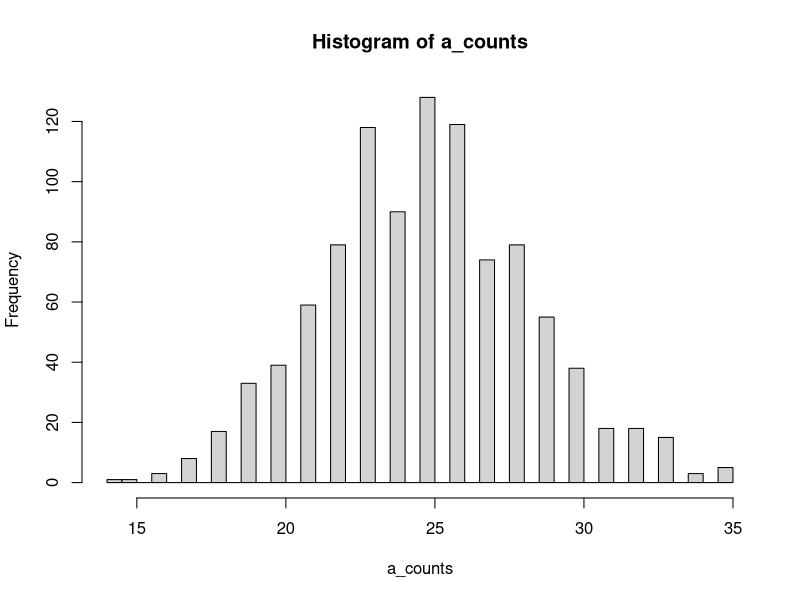
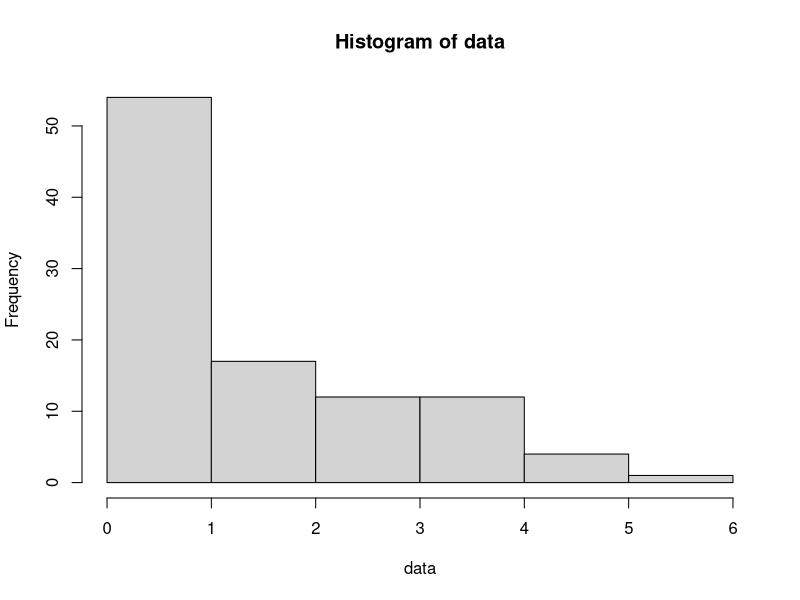

These figures' R source, in order:
## ---- chunk 1
deck <- c(rep('a',50),rep('b',35),rep('c',15))
## ---- chunk 2
table(sample(deck,1000,replace=TRUE))
## ---- chunk 3
draw_sample <- function(n) {
  my_sample <- sample(deck,n,replace=TRUE)
  return(length(which(my_sample=='a')))
}
## ---- chunk 4
a_counts <- sapply(rep(50,1000),draw_sample)
hist(a_counts,breaks=30)
## ---- chunk 5
length(which(a_counts>30))/length(a_counts)
## ---- chunk 6
length(which(a_counts<= 16))/length(a_counts)
## ---- chunk 7
# sum(dbinom(0:6,70,0.15))
pbinom(6,70,0.15)
## ---- chunk 8
0.15*70
# mean(rbinom(1000,70,0.15))
## ---- chunk 9
sample_size <- 59
data <- rbinom(10000,sample_size,0.15)
# length(which(data>= 5))/length(data)
## ---- chunk 10
pgeom(5,0.15)
## ---- chunk 11
1 - pgeom(20,0.15)
## ---- chunk 12
dpois(3,2.6)
## ---- chunk 13
1 - ppois(2,2.6)
## ---- chunk 14
ZIP_sample <- function(n,a,lambda) {
  # Create a vector of 0's of length n, store in sample_data
  sample_data <- rep(0,n)
  for (i in 1:n) {
    zero_decider <- runif(1)
    if (zero_decider > a) {
      # generate a Poisson sample, length 1, store in x
      x <- rpois(1,lambda)
      sample_data[i] <- x
    }
  }
  # Now return sample_data
  return(sample_data)
}
## ---- chunk 15
data <- ZIP_sample(100,0.4,3)
hist(data,breaks=8)
## ---- chunk 16
mean(data)
sd(data)
## ---- chunk 17
pdata <- rpois(1000,3)
mean(pdata)
sd(pdata)
## ---- chunk 18
pnorm(120,mean=100,sd=15)
## ---- chunk 19
pnorm(120,mean=100,sd=15) - pnorm(90,mean=100,sd=15)
## ---- chunk 20
1-pnorm(104,mean=100,sd=15)
## ---- chunk 21
sample_mean <- 2
sample_sd <- 2/sqrt(100)
1-pnorm(2.4,mean=sample_mean,sd=sample_sd)
